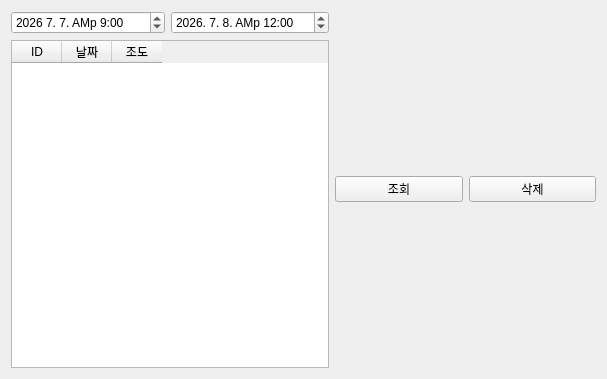
<?xml version="1.0" encoding="UTF-8"?>
<ui version="4.0">
 <class>Tab5SensorDatabase</class>
 <widget class="QWidget" name="Tab5SensorDatabase">
  <property name="geometry">
   <rect>
    <x>0</x>
    <y>0</y>
    <width>607</width>
    <height>379</height>
   </rect>
  </property>
  <property name="windowTitle">
   <string>Form</string>
  </property>
  <layout class="QVBoxLayout" name="verticalLayout_6">
   <item>
    <layout class="QHBoxLayout" name="horizontalLayout_4" stretch="1,1">
     <item>
      <layout class="QVBoxLayout" name="verticalLayout_2" stretch="1,9">
       <item>
        <layout class="QHBoxLayout" name="horizontalLayout">
         <item>
          <widget class="QDateTimeEdit" name="pDateTimeEditFrom">
           <property name="enabled">
            <bool>true</bool>
           </property>
           <property name="frame">
            <bool>true</bool>
           </property>
           <property name="dateTime">
            <datetime>
             <hour>9</hour>
             <minute>0</minute>
             <second>0</second>
             <year>2026</year>
             <month>7</month>
             <day>7</day>
            </datetime>
           </property>
           <property name="displayFormat">
            <string>yyyy M. d. Ap h:mm</string>
           </property>
          </widget>
         </item>
         <item>
          <widget class="QDateTimeEdit" name="pDateTimeEditTo">
           <property name="dateTime">
            <datetime>
             <hour>0</hour>
             <minute>0</minute>
             <second>0</second>
             <year>2026</year>
             <month>7</month>
             <day>8</day>
            </datetime>
           </property>
           <property name="displayFormat">
            <string>yyyy. M. d. Ap h:mm</string>
           </property>
          </widget>
         </item>
        </layout>
       </item>
       <item>
        <layout class="QVBoxLayout" name="verticalLayout">
         <item>
          <widget class="QTableWidget" name="pTBsensor">
           <attribute name="horizontalHeaderDefaultSectionSize">
            <number>50</number>
           </attribute>
           <column>
            <property name="text">
             <string>ID</string>
            </property>
           </column>
           <column>
            <property name="text">
             <string>날짜</string>
            </property>
           </column>
           <column>
            <property name="text">
             <string>조도</string>
            </property>
           </column>
          </widget>
         </item>
        </layout>
       </item>
      </layout>
     </item>
     <item>
      <layout class="QVBoxLayout" name="verticalLayout_5" stretch="1,9">
       <item>
        <layout class="QHBoxLayout" name="horizontalLayout_2">
         <item>
          <widget class="QPushButton" name="pPBDbSearch">
           <property name="text">
            <string>조회</string>
           </property>
          </widget>
         </item>
         <item>
          <widget class="QPushButton" name="pPBDbDelete">
           <property name="text">
            <string>삭제</string>
           </property>
          </widget>
         </item>
        </layout>
       </item>
       <item>
        <layout class="QVBoxLayout" name="verticalLayout_4">
         <item>
          <layout class="QVBoxLayout" name="pChartViewLayout"/>
         </item>
        </layout>
       </item>
      </layout>
     </item>
    </layout>
   </item>
  </layout>
 </widget>
 <resources/>
 <connections/>
</ui>
